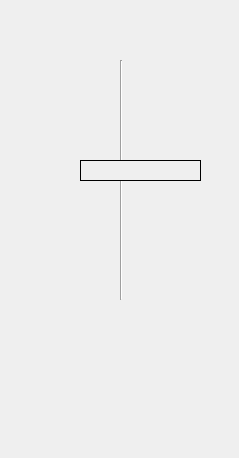
<?xml version="1.0" encoding="UTF-8"?>
<ui version="4.0">
 <class>Form</class>
 <widget class="QWidget" name="Form">
  <property name="geometry">
   <rect>
    <x>0</x>
    <y>0</y>
    <width>239</width>
    <height>458</height>
   </rect>
  </property>
  <property name="windowTitle">
   <string>Form</string>
  </property>
  <widget class="IonPump" name="IonPump">
   <property name="geometry">
    <rect>
     <x>90</x>
     <y>297</y>
     <width>60</width>
     <height>150</height>
    </rect>
   </property>
   <property name="toolTip">
    <string/>
   </property>
   <property name="channelsPrefix" stdset="0">
    <string>ca://${PIP}</string>
   </property>
   <property name="controlButtonHorizontal" stdset="0">
    <bool>false</bool>
   </property>
  </widget>
  <widget class="Line" name="line_3">
   <property name="geometry">
    <rect>
     <x>120</x>
     <y>180</y>
     <width>3</width>
     <height>120</height>
    </rect>
   </property>
   <property name="orientation">
    <enum>Qt::Vertical</enum>
   </property>
  </widget>
  <widget class="QFrame" name="frame">
   <property name="geometry">
    <rect>
     <x>30</x>
     <y>7</y>
     <width>191</width>
     <height>141</height>
    </rect>
   </property>
   <property name="frameShape">
    <enum>QFrame::NoFrame</enum>
   </property>
   <property name="frameShadow">
    <enum>QFrame::Raised</enum>
   </property>
   <property name="lineWidth">
    <number>0</number>
   </property>
  </widget>
  <widget class="Line" name="line_4">
   <property name="geometry">
    <rect>
     <x>120</x>
     <y>60</y>
     <width>3</width>
     <height>105</height>
    </rect>
   </property>
   <property name="orientation">
    <enum>Qt::Vertical</enum>
   </property>
  </widget>
  <widget class="QLabel" name="ND1H">
   <property name="geometry">
    <rect>
     <x>80</x>
     <y>160</y>
     <width>121</width>
     <height>21</height>
    </rect>
   </property>
   <property name="font">
    <font>
     <pointsize>12</pointsize>
     <weight>75</weight>
     <bold>true</bold>
    </font>
   </property>
   <property name="autoFillBackground">
    <bool>true</bool>
   </property>
   <property name="frameShape">
    <enum>QFrame::Box</enum>
   </property>
   <property name="frameShadow">
    <enum>QFrame::Plain</enum>
   </property>
   <property name="text">
    <string/>
   </property>
   <property name="alignment">
    <set>Qt::AlignHCenter|Qt::AlignTop</set>
   </property>
  </widget>
  <widget class="PyDMEmbeddedDisplay" name="PyDMEmbeddedDisplay_11">
   <property name="geometry">
    <rect>
     <x>0</x>
     <y>-10</y>
     <width>200</width>
     <height>140</height>
    </rect>
   </property>
   <property name="toolTip">
    <string/>
   </property>
   <property name="lineWidth">
    <number>0</number>
   </property>
   <property name="macros" stdset="0">
    <string/>
   </property>
   <property name="filename" stdset="0">
    <string>vacuumscreens/templates/GCC_GPI.ui</string>
   </property>
  </widget>
  <zorder>line_3</zorder>
  <zorder>IonPump</zorder>
  <zorder>frame</zorder>
  <zorder>line_4</zorder>
  <zorder>ND1H</zorder>
  <zorder>PyDMEmbeddedDisplay_11</zorder>
 </widget>
 <customwidgets>
  <customwidget>
   <class>PyDMEmbeddedDisplay</class>
   <extends>QFrame</extends>
   <header>pydm.widgets.embedded_display</header>
  </customwidget>
  <customwidget>
   <class>PCDSSymbolBase</class>
   <extends>QWidget</extends>
   <header>pcdswidgets.vacuum.base</header>
  </customwidget>
  <customwidget>
   <class>IonPump</class>
   <extends>PCDSSymbolBase</extends>
   <header>pcdswidgets.vacuum.pumps</header>
  </customwidget>
 </customwidgets>
 <resources/>
 <connections/>
</ui>
